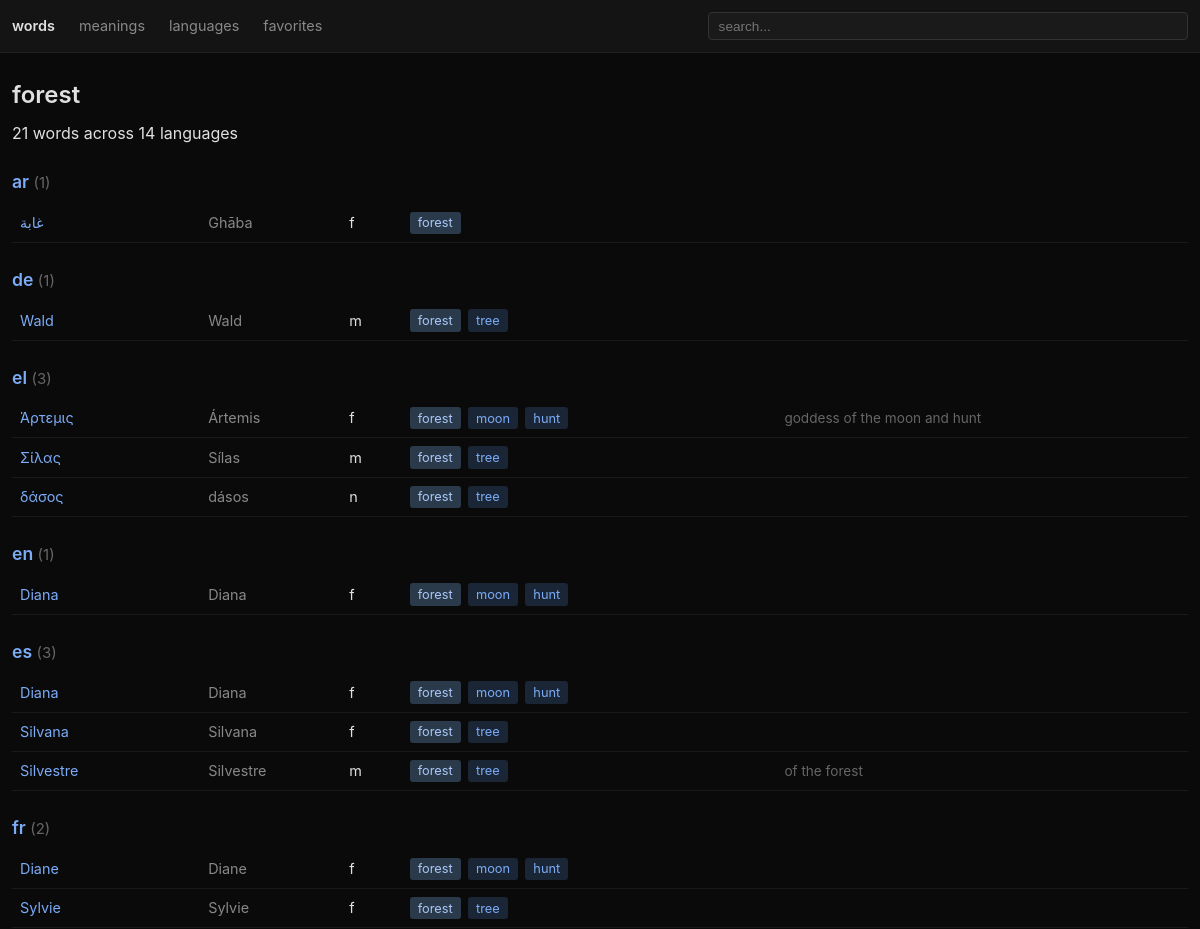
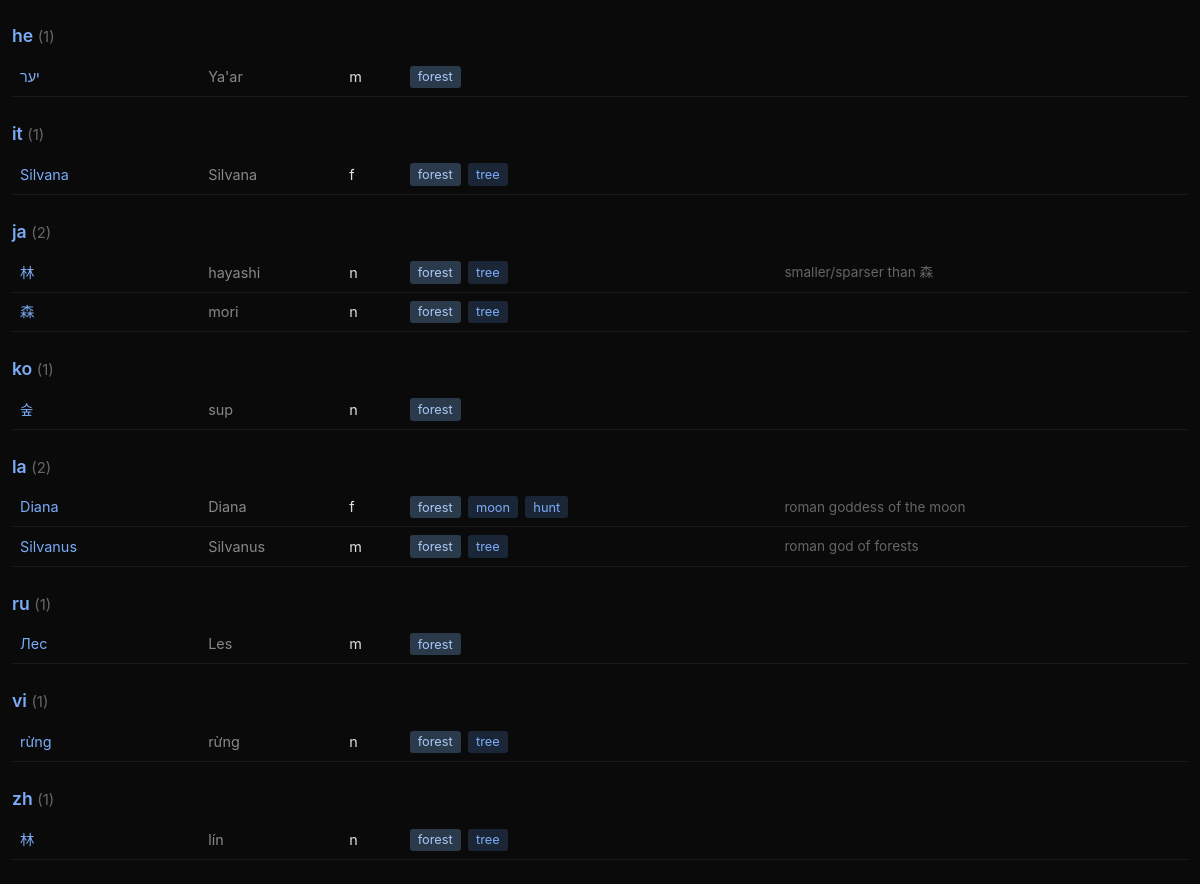
The app's page /meaning/2 with its own data (2 pictures, top to bottom).
### tables this page shows
CREATE TABLE meanings (
    id INTEGER PRIMARY KEY,
    label TEXT NOT NULL UNIQUE);

CREATE TABLE words (
    id INTEGER PRIMARY KEY,
    text TEXT NOT NULL,
    romanized TEXT,
    language TEXT NOT NULL,
    gender TEXT,
    note TEXT
);

### web.py (the view)
@app.route("/meaning/<int:meaning_id>")
def meaning_detail(meaning_id):
    db = get_db()
    meaning = db.execute("SELECT * FROM meanings WHERE id = ?", (meaning_id,)).fetchone()
    if not meaning:
        return "not found", 404
    words = db.execute("""
        SELECT w.id, w.text, w.romanized, w.language, w.gender, w.note,
            GROUP_CONCAT(m2.label, ', ') AS all_meanings
        FROM word_meanings wm
        JOIN words w ON wm.word_id = w.id
        LEFT JOIN word_meanings wm2 ON w.id = wm2.word_id
        LEFT JOIN meanings m2 ON wm2.meaning_id = m2.id
        WHERE wm.meaning_id = ?
        GROUP BY w.id ORDER BY w.language, w.text
    """, (meaning_id,)).fetchall()
    grouped = defaultdict(list)
    for w in words:
        grouped[w["language"]].append(w)
    return render_template("meaning.html",
        meaning=meaning, words_by_lang=dict(grouped))

### web.py (called while the page is built)
def get_db():
    if "db" not in g:
        g.db = sqlite3.connect(DB_PATH)
        g.db.execute("PRAGMA foreign_keys=ON")
        g.db.row_factory = sqlite3.Row
    return g.db

### templates/meaning.html (shortened to what this page needs)
{% extends "base.html" %}
{% block content %}
<h1>{{ meaning.label }}</h1>
<p>{{ words_by_lang.values()|map('length')|sum }} words across {{ words_by_lang|length }} languages</p>
{% for lang, words in words_by_lang.items()|sort %}
<section>
<h2><a href="/language/{{ lang }}">{{ lang }}</a> <span class="count">({{ words|length }})</span></h2>
<table>
<colgroup>
  <col class="col-word-wide"><col class="col-rom"><col class="col-gender"><col class="col-meanings-wide"><col class="col-note-wide">
</colgroup>
<tbody>
{% for w in words %}
<tr>
  <td><a href="/word/{{ w.id }}">{{ w.text }}</a></td>
  <td class="romanized">{{ w.romanized or w.text }}</td>
  <td>{% if w.gender %}{{ w.gender }}{% endif %}</td>
  <td class="meanings-col">
    {% if w.all_meanings %}
      {% for m in w.all_meanings.split(', ') %}
        {% if m != meaning.label %}
          <a href="/words?meaning={{ m }}" class="tag">{{ m }}</a>
        {% else %}
          <span class="tag current">{{ m }}</span>
        {% endif %}
      {% endfor %}
    {% endif %}
  </td>
  <td class="note">{{ w.note or '' }}</td>
</tr>
{% endfor %}
</tbody>
</table>
</section>
{% endfor %}
{% endblock %}

### templates/base.html (shortened to what this page needs)
<!doctype html>
<html lang="en">
<head>
<link rel="stylesheet" href="/static/style.css">
</head>
<body>
<nav>
  <a href="/" class="nav-brand">words</a>
  <a href="/meanings">meanings</a>
  <a href="/languages">languages</a>
  <a href="/favorites">favorites</a>
  <form method="get" action="/" class="nav-search">
    <input type="text" name="q" placeholder="search..." value="{{ request.args.get('q', '') }}">
  </form>
</nav>
<main>
{% block content %}{% endblock %}
</main>
</body>
</html>

### static/style.css (style rules this page uses)
* { margin: 0; padding: 0; box-sizing: border-box; }
body { font-family: "Inter", system-ui, -apple-system, sans-serif; background: #0a0a0a; color: #e0e0e0; line-height: 1.5; }
nav { background: #141414; padding: 0.75rem; border-bottom: 1px solid #222; display: flex; gap: 1.5rem; align-items: center; }
nav a { color: #888; text-decoration: none; font-size: 0.9rem; }
.nav-brand { color: #e0e0e0; font-weight: 600; }
.nav-search { margin: 0 0 0 auto; flex: 1; max-width: 30rem; }
.nav-search input { width: 100%; padding: 0.35rem 0.6rem; background: #1a1a1a; border: 1px solid #333; border-radius: 4px; color: #e0e0e0; font-size: 0.85rem; }
main { max-width: 1200px; margin: 0 auto; padding: 1.5rem 0.75rem; }
h1 { font-size: 1.5rem; font-weight: 600; margin-bottom: 0.5rem; }
h2 { font-size: 1.1rem; font-weight: 600; margin: 1.5rem 0 0.5rem; color: #ccc; }
a { color: #7cacf8; text-decoration: none; }
table { width: 100%; border-collapse: collapse; font-size: 0.9rem; table-layout: fixed; }
tbody td { padding: 0.4rem 0.5rem; border-bottom: 1px solid #1a1a1a; overflow: hidden; text-overflow: ellipsis; white-space: nowrap; }
.col-rom { width: 12%; }
.col-gender { width: 5%; }
.col-word-wide { width: 16%; }
.col-meanings-wide { width: 32%; white-space: normal; }
.col-note-wide { width: 35%; }
.romanized { color: #888; }
.note { color: #666; font-size: 0.85rem; }
.count { color: #666; font-weight: normal; font-size: 0.85em; }
.tag { display: inline-block; padding: 0.1rem 0.5rem; background: #1a2636; border-radius: 3px; font-size: 0.8rem; color: #7cacf8; margin: 0.1rem; }
.tag.current { background: #2a3a4a; color: #aac8f8; }
.romanized { color: #888; font-weight: normal; }
.meanings-col { white-space: normal; }

### records on screen
meanings: label "forest"
words: language "ar", words "1", text "غابة", romanized "Ghāba", gender "f", m "forest"
words: language "de", words "1", text "Wald", gender "m", m "forest", m "tree"
words: language "el", words "3", text "Άρτεμις", romanized "Ártemis", gender "f", m "forest", m "moon" "hunt", note "goddess of the moon and hunt"
words: text "Σίλας", romanized "Sílas", gender "m", m "forest", m "tree"
words: text "δάσος", romanized "dásos", gender "n", m "forest", m "tree"
words: language "en", words "1", text "Diana", gender "f", m "forest", m "moon" "hunt"
words: language "es", words "3", text "Diana", gender "f", m "forest", m "moon" "hunt"
words: text "Silvana", gender "f", m "forest", m "tree"
words: text "Silvestre", gender "m", m "forest", m "tree", note "of the forest"
words: language "fr", words "2", text "Diane", gender "f", m "forest", m "moon" "hunt"
words: text "Sylvie", gender "f", m "forest", m "tree"
words: language "he", words "1", text "יער", romanized "Ya'ar", gender "m", m "forest"
words: language "it", words "1", text "Silvana", gender "f", m "forest", m "tree"
words: language "ja", words "2", text "林", romanized "hayashi", gender "n", m "forest", m "tree", note "smaller/sparser than 森"
words: text "森", romanized "mori", gender "n", m "forest", m "tree"
words: language "ko", words "1", text "숲", romanized "sup", gender "n", m "forest"
words: language "la", words "2", text "Diana", gender "f", m "forest", m "moon" "hunt", note "roman goddess of the moon"
words: text "Silvanus", gender "m", m "forest", m "tree", note "roman god of forests"
words: language "ru", words "1", text "Лес", romanized "Les", gender "m", m "forest"
words: language "vi", words "1", text "rừng", gender "n", m "forest", m "tree"
words: language "zh", words "1", text "林", romanized "lín", gender "n", m "forest", m "tree"

### other values on screen
{{ words_by_lang.values()|map('length')|sum }} "21"
{{ words_by_lang|length }} "14"
